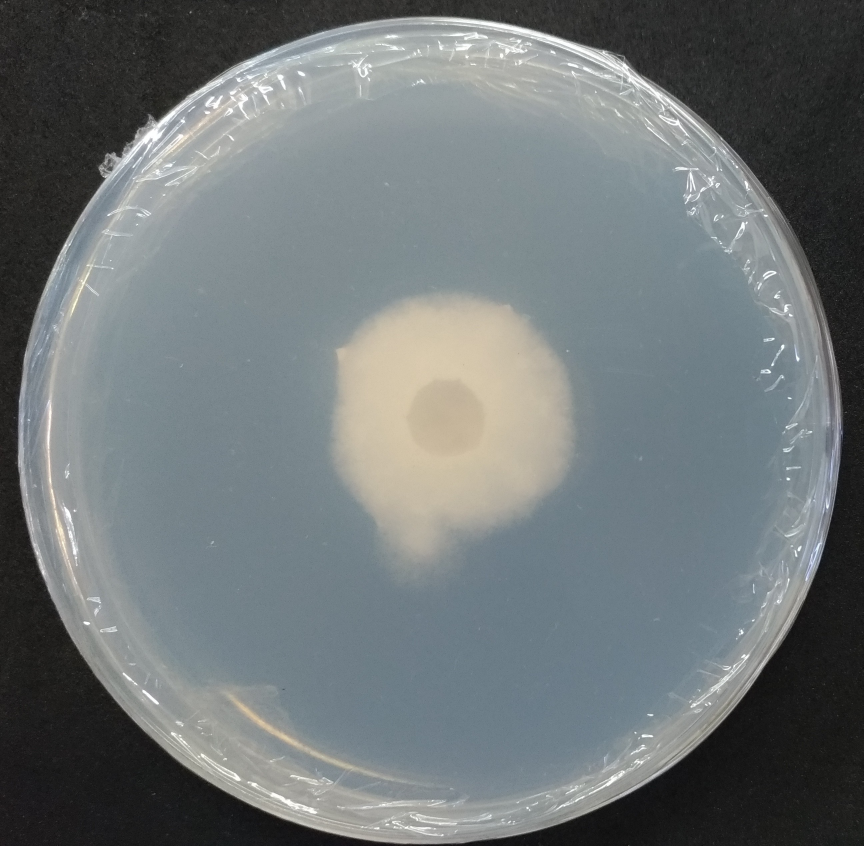
#> input picture image/i2.jpg, 2590 x 2538 px (shown at 1/3 size)
$ python segmentation.py
#> lines starting #> are read from the running program, lines starting #| are printed output that depends on the picture; after the words box and inside, x2 and y2 are one past the last pixel; in counts of white or black regions, pixels touching at a corner belong together
#> further down, i is the input picture: shape (2538, 2590, 3); mean B, G, R 119.5, 118, 111.6
import numpy as np
import cv2


def rescale(src):
    #percent by which the image is resized
    scale_percent = 30

    #calculate the 50 percent of original dimensions
    width = int(src.shape[1] * scale_percent / 100)
#> width = 777
    height = int(src.shape[0] * scale_percent / 100)
#> height = 761

    # dsize
    dsize = (width, height)
#> dsize = (777, 761)

    # resize image
    output = cv2.resize(src, dsize)
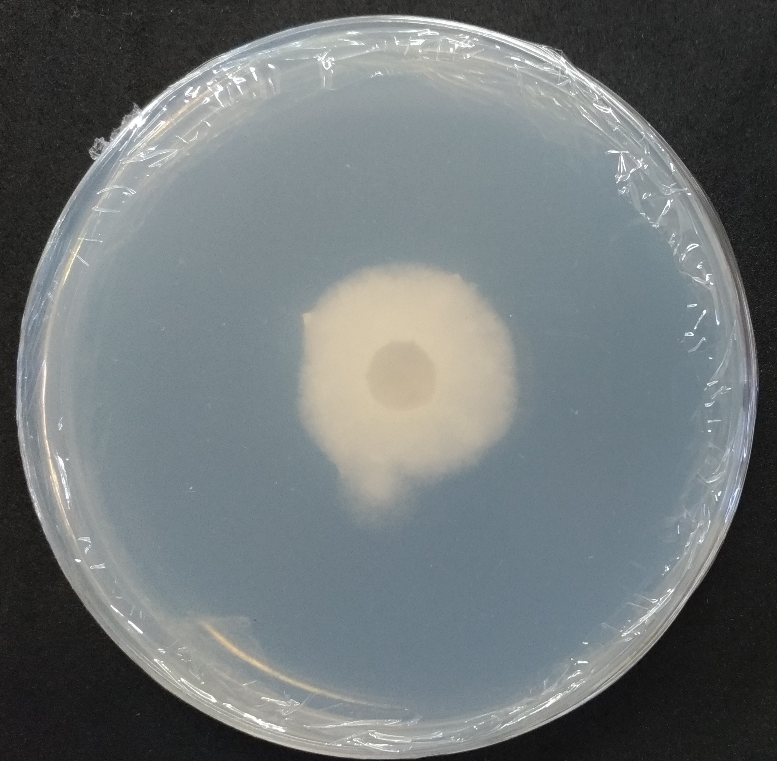
#> output: shape (761, 777, 3); mean B, G, R 119.4, 117.9, 111.4

    return output

i = cv2.imread('image/i2.jpg')
imagem=rescale(i)

#remove ruidos
image = cv2.fastNlMeansDenoisingColored(imagem,None,12,12,7,21)
#cv2.imshow("desnoise",image)

#colore imagem
ds = cv2.cvtColor(imagem, cv2.COLOR_BGR2HSV)
#> ds: shape (761, 777, 3); mean H, S, V 72.1, 24.7, 122.1
#cv2.imshow("color after desnoise",ds)

#aplica blur pra tirar mias imperfeicoes
img_hsv = cv2.GaussianBlur(ds,(95,95),cv2.BORDER_DEFAULT)
#> img_hsv: shape (761, 777, 3); mean H, S, V 72.1, 24.7, 122.1

result = img_hsv.copy()
image = cv2.cvtColor(img_hsv, cv2.COLOR_BGR2HSV)
#> image: shape (761, 777, 3); mean H, S, V 148.2, 203, 125.1
lower = np.array([0,10,10])
upper = np.array([56,255,255])
mask = cv2.inRange(img_hsv, lower, upper)
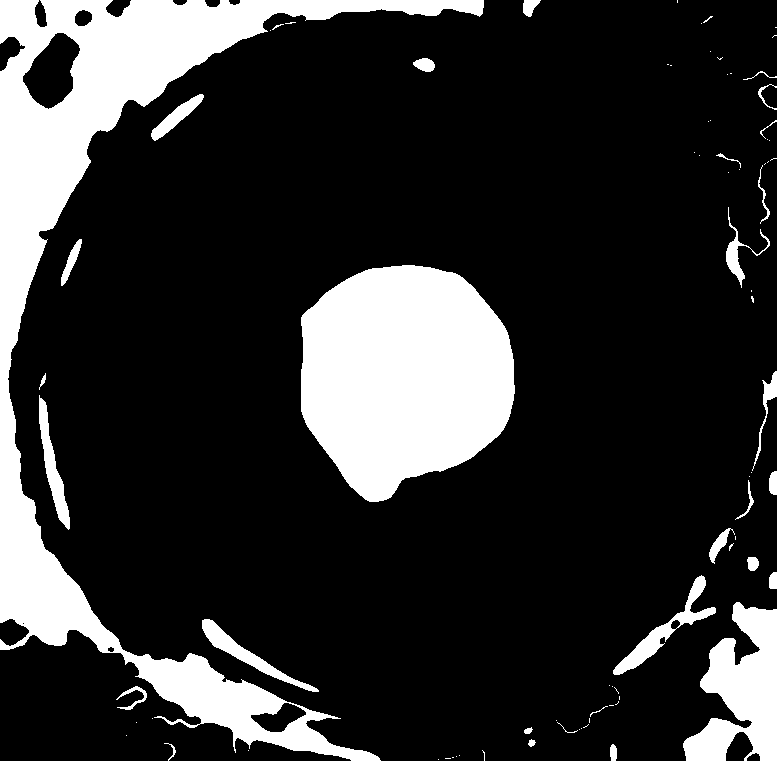
#> mask: shape (761, 777); 19.1% white; 82 white regions (51 under 20 px), largest, box (x1, y1, x2, y2) and area: (0, 0, 484, 761) 56588, (301, 265, 515, 502) 38618, (683, 602, 777, 761) 8643
result = cv2.bitwise_and(result, result, mask=mask)
#> result: shape (761, 777, 3); mean H, S, V 5.1, 4.4, 20.5

#converte em cinza
gray = cv2.cvtColor(result, cv2.COLOR_BGR2GRAY)
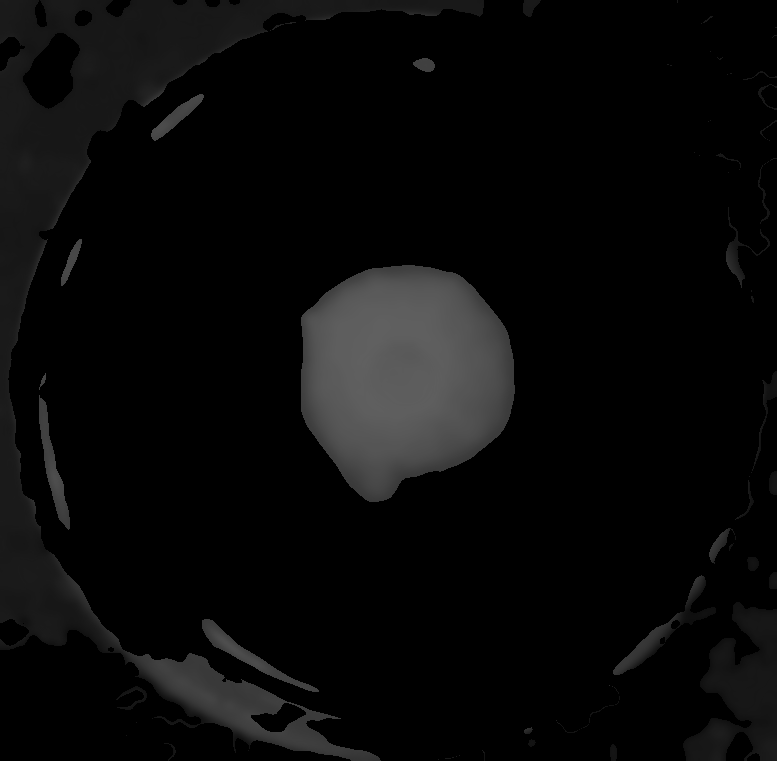
#> gray: shape (761, 777); min 0, max 96, mean 9.3

#marca area de interesse
edge_detected_image = cv2.Canny(gray, 175, 200)
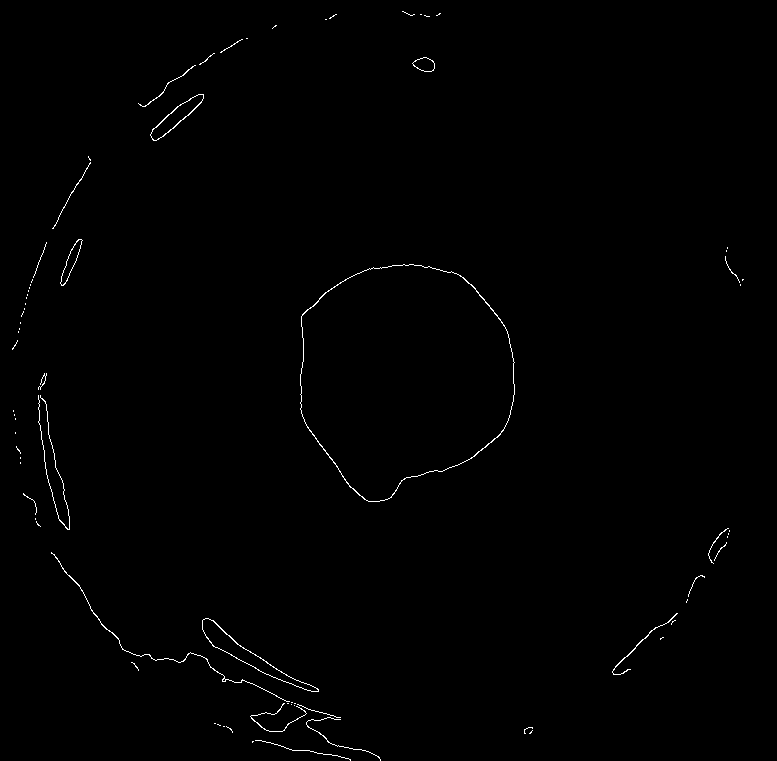
#> edge_detected_image: shape (761, 777); 0.54% white in thin lines or dots
#cv2.imshow('Edge', edge_detected_image)

#contorna area de interesse
cnts = cv2.findContours(edge_detected_image, cv2.RETR_EXTERNAL, cv2.CHAIN_APPROX_SIMPLE)
#> cnts = 77 contours, 68 with area under 20; largest, box (x1, y1, x2, y2) and area: (300, 264, 515, 502) 38604, (202, 618, 319, 692) 1450, (150, 94, 204, 141) 754, (60, 239, 83, 286) 324, (412, 57, 435, 72) 220
cnts = cnts[0] if len(cnts) == 2 else cnts[1]

#seleciona o contorno maior
c = max(cnts, key = cv2.contourArea)
#> c = contour of 319 points, box (x1, y1, x2, y2) (300, 264, 515, 502), area 38604

#seleciona as coordenadas
x,y,w,h = cv2.boundingRect(c)
#> x = 300; y = 264; w = 215; h = 238
print([x,y,w,h])
#| [300, 264, 215, 238]

#plota na imagem
cv2.rectangle(imagem, (x, y), (x + w, y + h), (36,255,12), 2)
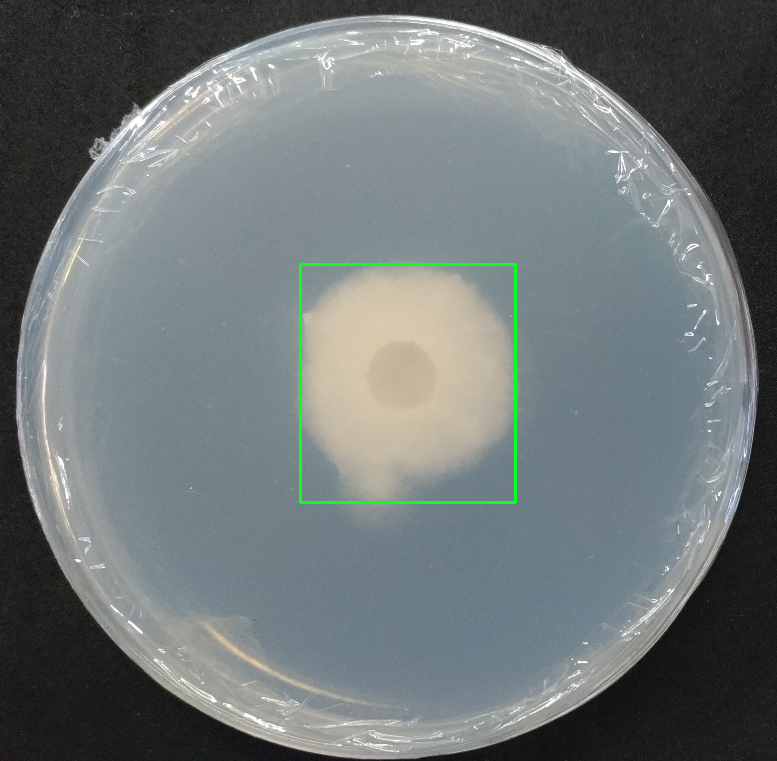
#> imagem: shape (761, 777, 3); 0.46% of pixels changed, all inside (x1, y1, x2, y2) = (299, 263, 517, 504)
cv2.imshow('original', imagem)

cv2.rectangle(result, (x, y), (x + w, y + h), (36,255,12), 2)
#> result: shape (761, 777, 3); mean H, S, V 5.3, 5.6, 20.5
cv2.imshow('result', result)

#calcula o moments somente para o contorno maior
M = cv2.moments(c)
#> M = moments, m00 38603.5, centre m10/m00, m01/m00 = (403.4, 375.1)
print(M)
#> (printed output is left out)

cv2.waitKey()

$ run again, with image/i1.jpg copied over image/i2.jpg
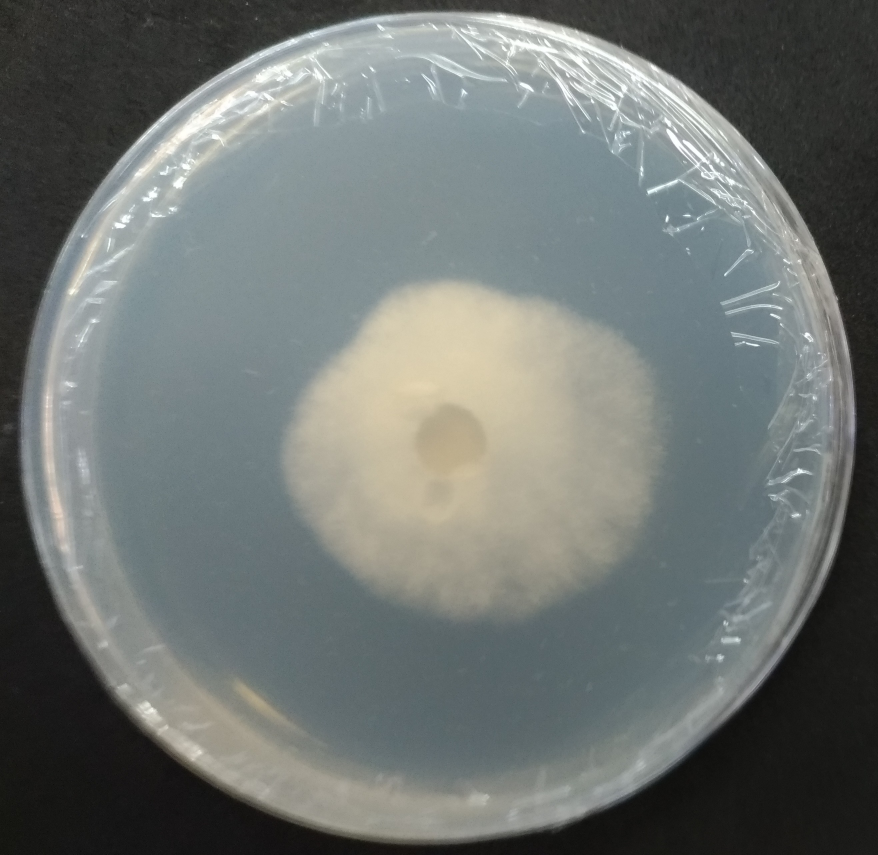
#> input picture image/i1.jpg, 2634 x 2565 px (shown at 1/3 size)
#> i is the input picture: shape (2565, 2634, 3); mean B, G, R 114.1, 116.6, 111.2
#> ds: shape (769, 790, 3); mean H, S, V 64.2, 24.8, 118.8
#> img_hsv: shape (769, 790, 3); mean H, S, V 64.2, 24.8, 118.8
#> `mask = cv2.inRange(img_hsv, lower, upper)`:
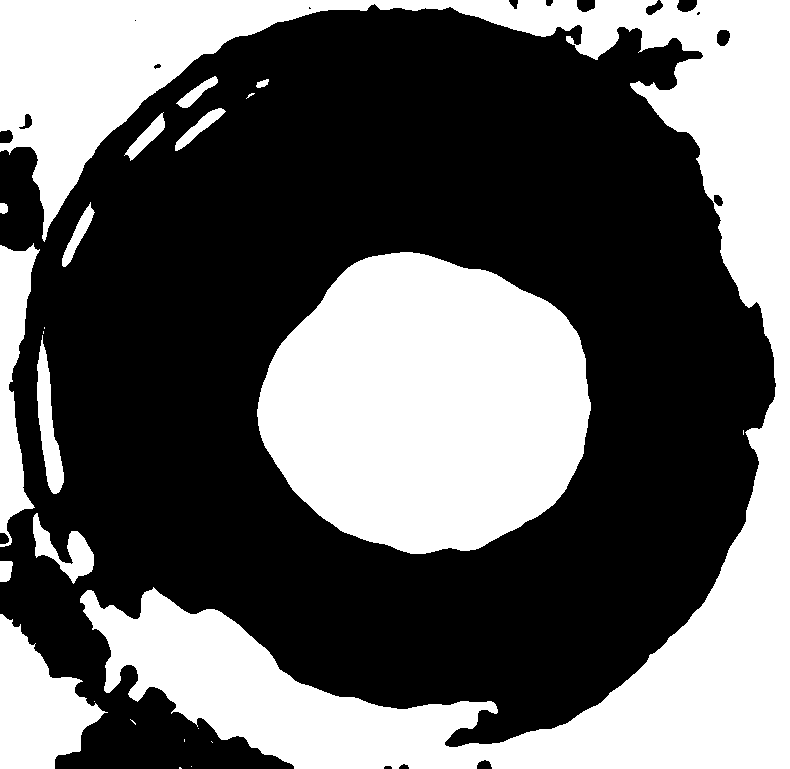
#> mask: shape (769, 790); 39.6% white; 24 white regions (11 under 20 px), largest, box (x1, y1, x2, y2) and area: (0, 0, 790, 769) 141784, (257, 252, 591, 554) 76511, (0, 614, 108, 769) 9402
#> edge_detected_image: shape (769, 790); 0.67% white in thin lines or dots
#> cnts = 124 contours, 115 with area under 20; largest, box (x1, y1, x2, y2) and area: (256, 252, 591, 554) 76488, (174, 107, 226, 151) 622, (176, 76, 218, 108) 449, (81, 587, 498, 747) 93, (256, 78, 269, 88) 71
#> c = contour of 477 points, box (x1, y1, x2, y2) (256, 252, 591, 554), area 76488
#> x = 256; y = 252; w = 335; h = 302
#| [256, 252, 335, 302]
#> `cv2.rectangle(imagem, (x, y), (x + w, y + h), (36,255,12), 2)`:
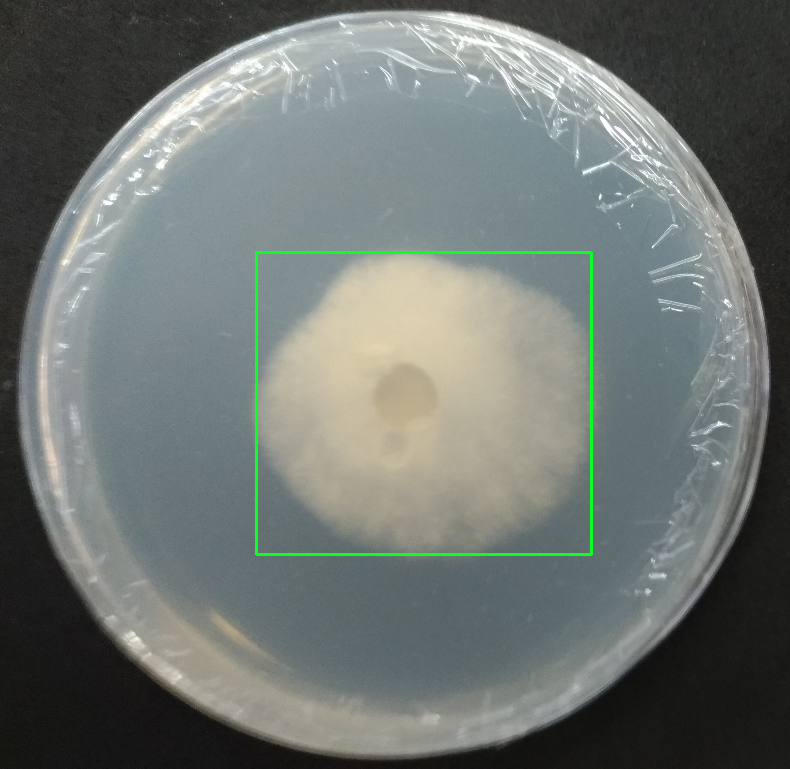
#> imagem: shape (769, 790, 3); mean B, G, R 113.4, 117.3, 110.4
#> M = moments, m00 76488.5, centre m10/m00, m01/m00 = (426.7, 404.4)
#> (printed output is left out)

$ run again, with image/i4.jpg copied over image/i2.jpg
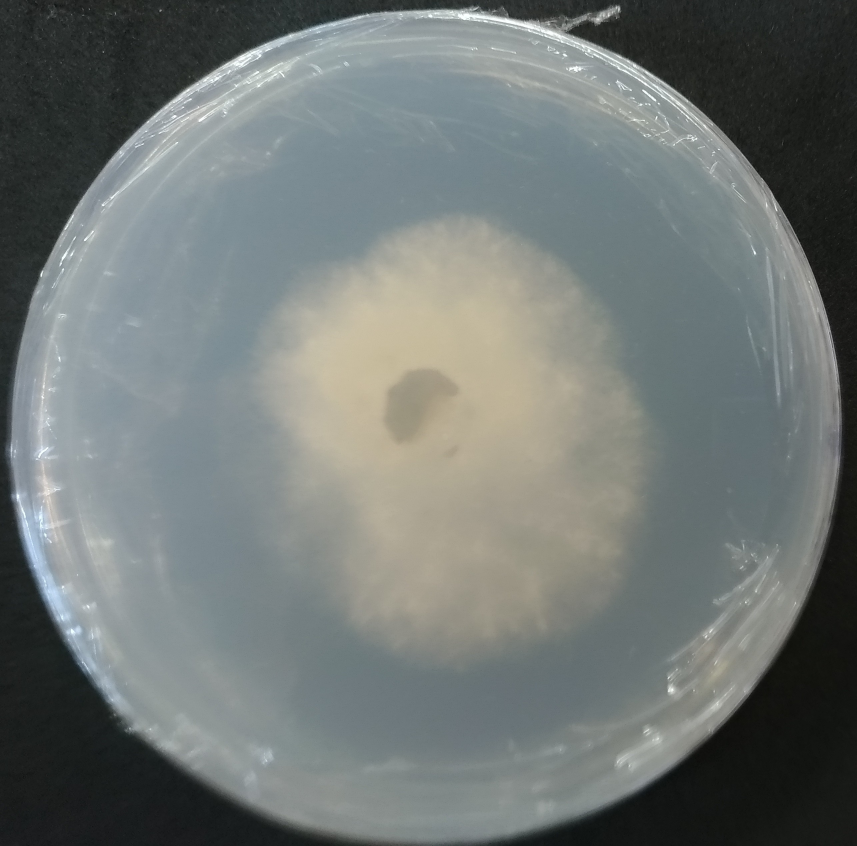
#> input picture image/i4.jpg, 2571 x 2538 px (shown at 1/3 size)
#> i is the input picture: shape (2538, 2571, 3); mean B, G, R 116.8, 118.9, 112.8
#> ds: shape (761, 771, 3); mean H, S, V 73.9, 26.9, 121.3
#> img_hsv: shape (761, 771, 3); mean H, S, V 73.9, 26.9, 121.3
#> `mask = cv2.inRange(img_hsv, lower, upper)`:
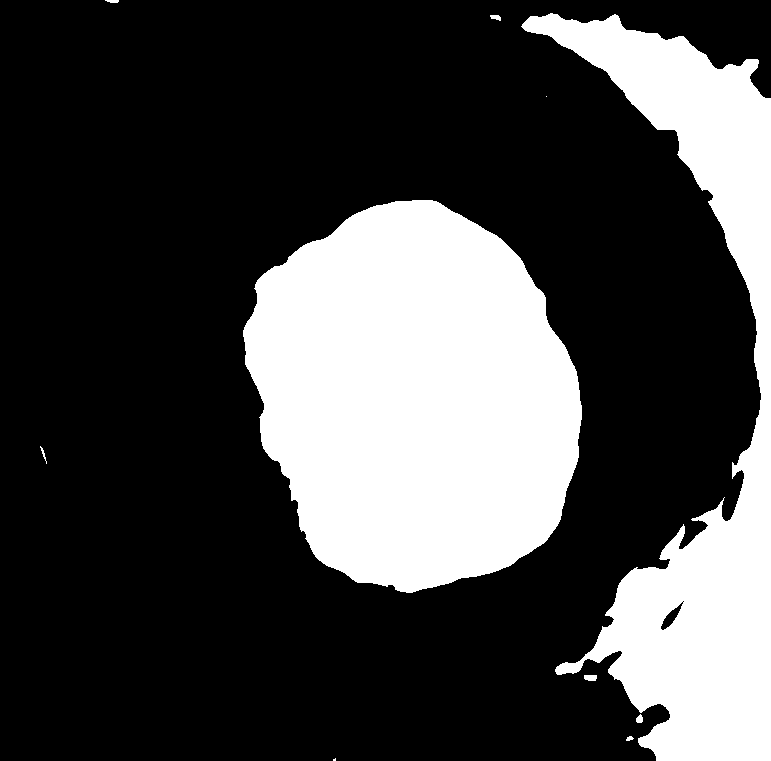
#> mask: shape (761, 771); 27.7% white; 10 white regions (2 under 20 px), largest, box (x1, y1, x2, y2) and area: (243, 200, 582, 593) 100274, (521, 13, 771, 761) 61760, (584, 675, 597, 681) 71
#> edge_detected_image: shape (761, 771); 0.42% white in thin lines or dots
#> cnts = 46 contours, 40 with area under 20; largest, box (x1, y1, x2, y2) and area: (242, 199, 582, 593) 148, (555, 524, 683, 680) 74, (583, 674, 597, 681) 69, (600, 68, 659, 130) 40, (678, 498, 734, 549) 24, (39, 446, 46, 458) 22
#> c = contour of 1140 points, box (x1, y1, x2, y2) (242, 199, 582, 593), area 148
#> x = 242; y = 199; w = 340; h = 394
#| [242, 199, 340, 394]
#> `cv2.rectangle(imagem, (x, y), (x + w, y + h), (36,255,12), 2)`:
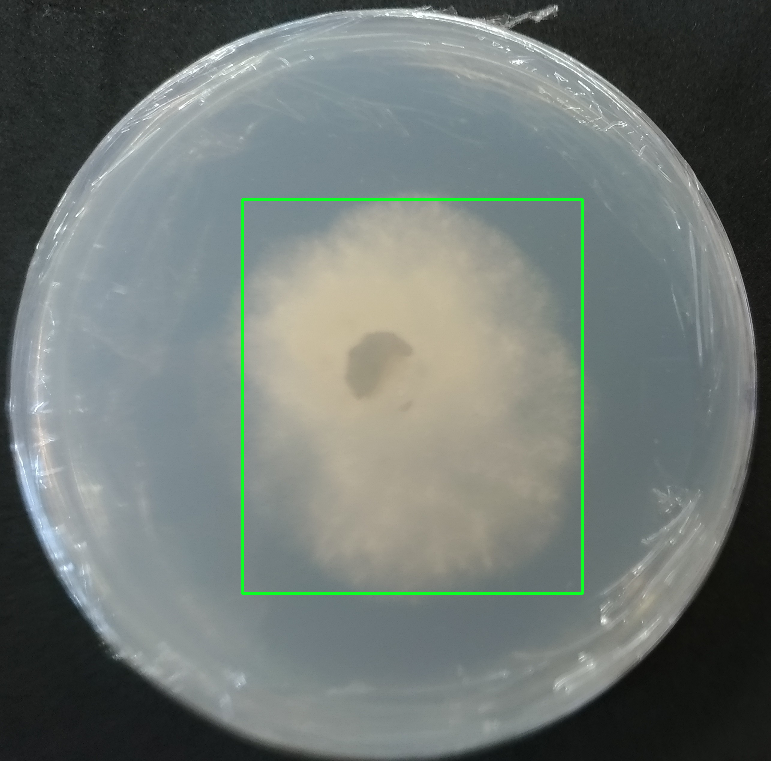
#> imagem: shape (761, 771, 3); mean B, G, R 116, 119.7, 111.9
#> M = moments, m00 147.5, centre m10/m00, m01/m00 = (407.9, 357.3)
#> (printed output is left out)
